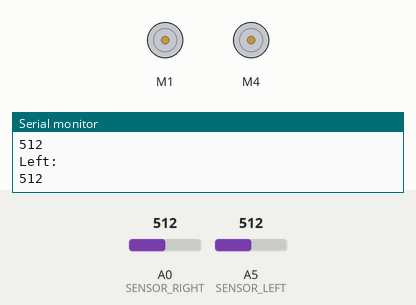
The sketch below on a simulated Arduino Uno, built with avr-gcc and run on an emulated ATmega328P. Shown: 2 × DC motor (green arrow = forward, orange = backward, longer = faster), the last lines printed to the serial monitor. Inputs (shaded band) come from the test bench; at power-on: A0 (SENSOR_RIGHT) = 512, A5 (SENSOR_LEFT) = 512.

Above: at 1.2 s.
1.3 s: A0 (SENSOR_RIGHT) set to 413
2.8 s: A0 (SENSOR_RIGHT) set to 392
At 3.03 s:
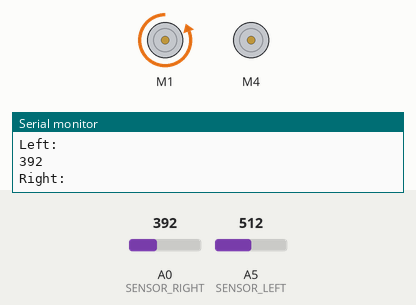
5.8 s: A5 (SENSOR_LEFT) set to 412
8.8 s: A5 (SENSOR_LEFT) set to 391
At 9.0 s:
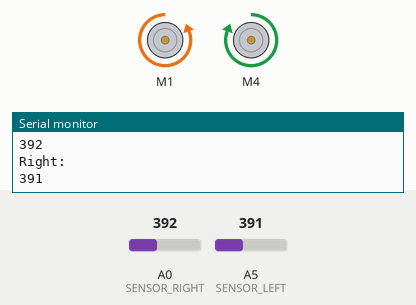
11.8 s: A0 (SENSOR_RIGHT) set to 511
At 12.03 s:
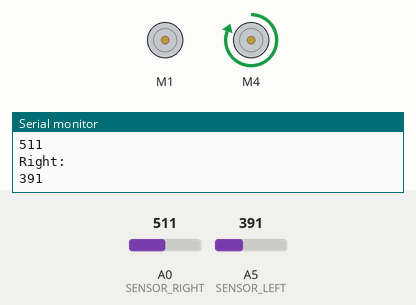
14.8 s: A0 (SENSOR_RIGHT) set to 306
At 14.96 s:
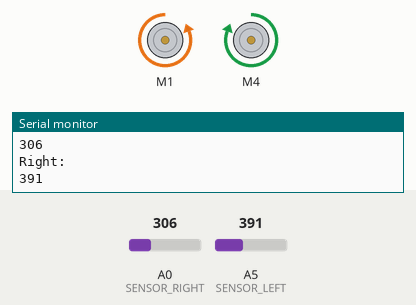
Timing chart, 0 to 18.8 s (numbered marks = the images above; inputs shaded):
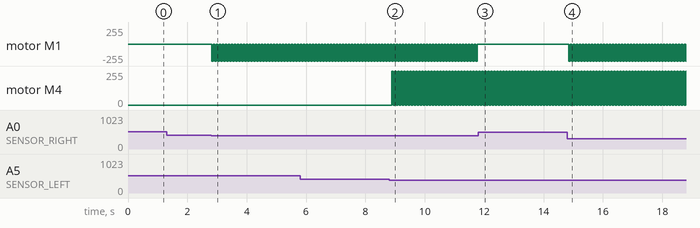

Measured:
- the behaviour switches between 401 and 400 on A0 (SENSOR_RIGHT) (found by bisection; images 0 and 1)
- the behaviour switches between 400 and 399 on A5 (SENSOR_LEFT) (found by bisection; images 1 and 2)
- after the input at 2.8 s, motor M1: alternates backward 255/255 for 0.05 s and stopped for 0.05 s, starting at once
- after the input at 8.8 s, motor M4: alternates forward 255/255 for 0.05 s and stopped for 0.05 s, starting after 0.09 s
- after the input at 11.8 s, motor M1: stops changing and stays stopped
- after the input at 14.8 s, motor M1: alternates backward 255/255 for 0.05 s and stopped for 0.05 s, starting after 0.05 s

The sketch:

Tracking_L293D.ino
```cpp
// load lib AFMotor
#include <AFMotor.h>

#define MOTOR_SPEED 255  // values between 0 (min) and 255 (max)
#define SENSOR_SENSITIVITY 400  // below this value the sensor has not touched the line
#define SENSOR_LEFT 19  // left sensor A0
#define SENSOR_RIGHT 14   // right sensor A5
#define MOTOR_LEFT 4
#define MOTOR_RIGHT 1

int sensorValueRight = 0; // variable to store the value coming from the sensor
int sensorValueLeft = 0;

// Define motor ports
AF_DCMotor motorRight(1);
AF_DCMotor motorLeft(4);


enum directions { forward = 1, backward, left, right, stopped };

int moveMotor(){
  switch(moveDirection())
  {
    case forward:
          // clockwise direction
          motorLeft.run(FORWARD);
          // counterclockwise direction
          motorRight.run(BACKWARD);
      break;
    case backward:
          motorLeft.run(BACKWARD);
          motorRight.run(FORWARD);
      break;
    case right:
          motorLeft.run(FORWARD);
          motorRight.run(FORWARD);

          motorLeft.run(FORWARD);
          motorRight.run(RELEASE);
      break;
    case left:
          motorLeft.run(BACKWARD);
          motorRight.run(BACKWARD);
          motorLeft.run(RELEASE);
          motorRight.run(BACKWARD);
      break;
    case stopped:
          motorRight.run(RELEASE);
          motorLeft.run(RELEASE);
      break;
  }
}

int moveDirection(){
  sensorValueRight = analogRead (SENSOR_LEFT);
  sensorValueLeft = analogRead (SENSOR_RIGHT);

  Serial.println("Right:");
  Serial.println(sensorValueRight, DEC);

  Serial.println("Left:");
  Serial.println(sensorValueLeft, DEC);

  if(sensorValueRight < SENSOR_SENSITIVITY && sensorValueLeft < SENSOR_SENSITIVITY){  // not touch line
     return forward;
  }else if(sensorValueRight > SENSOR_SENSITIVITY && sensorValueLeft > SENSOR_SENSITIVITY){  // both sensor touch line (must stop)
     return stopped;
  }else if(sensorValueRight < SENSOR_SENSITIVITY){  // Turn right (left sensor triggered)
     return right;
  }

  // Turn left
  return left;
}

void setup ()
{
  // Define speed for both motor dc
  motorRight.setSpeed(MOTOR_SPEED);
  motorLeft.setSpeed(MOTOR_SPEED);

 // Set sensor pin as input
 pinMode(SENSOR_LEFT, INPUT);
 pinMode(SENSOR_RIGHT, INPUT);
 Serial.begin (9600);
}

void loop ()
{
 moveMotor();
 delay(50);
 motorRight.run(RELEASE);
 motorLeft.run(RELEASE);
 delay(50);
}
```
